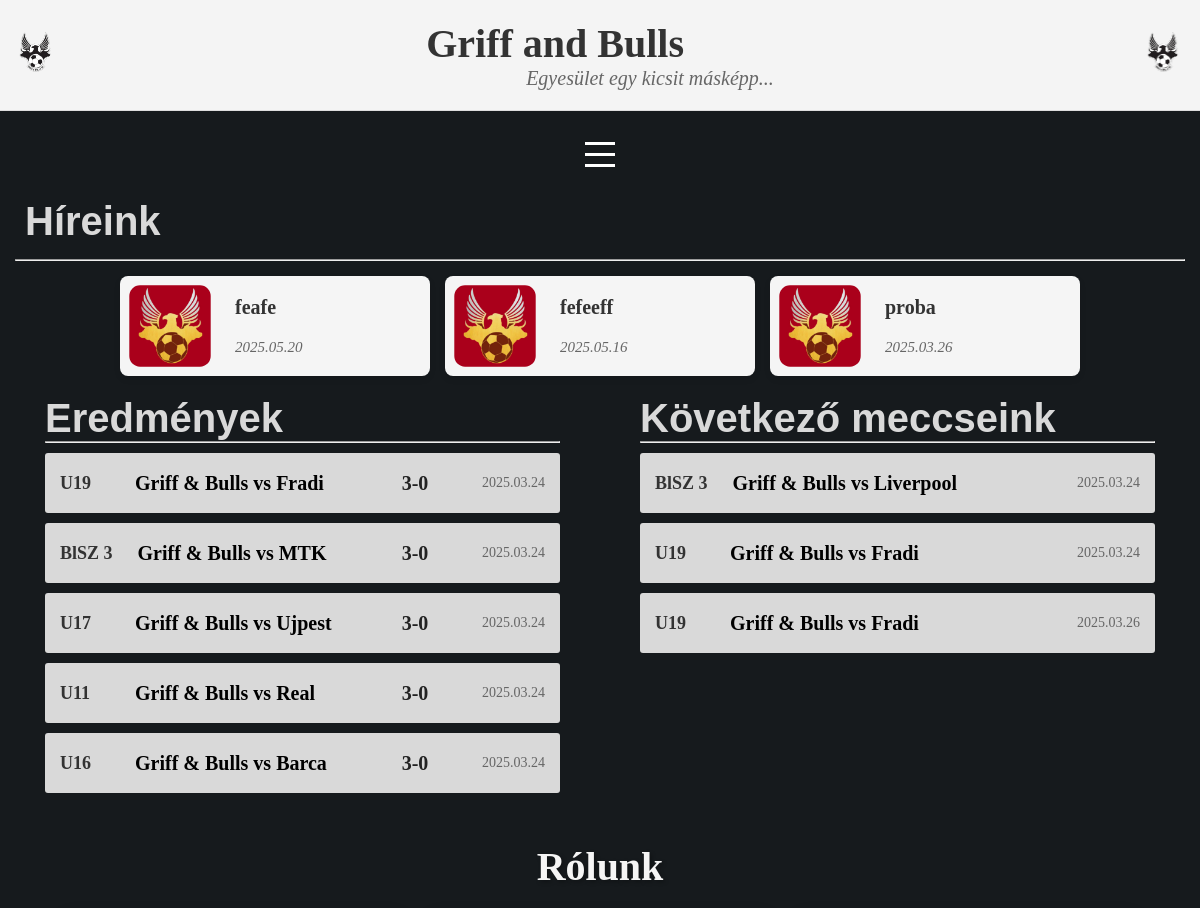
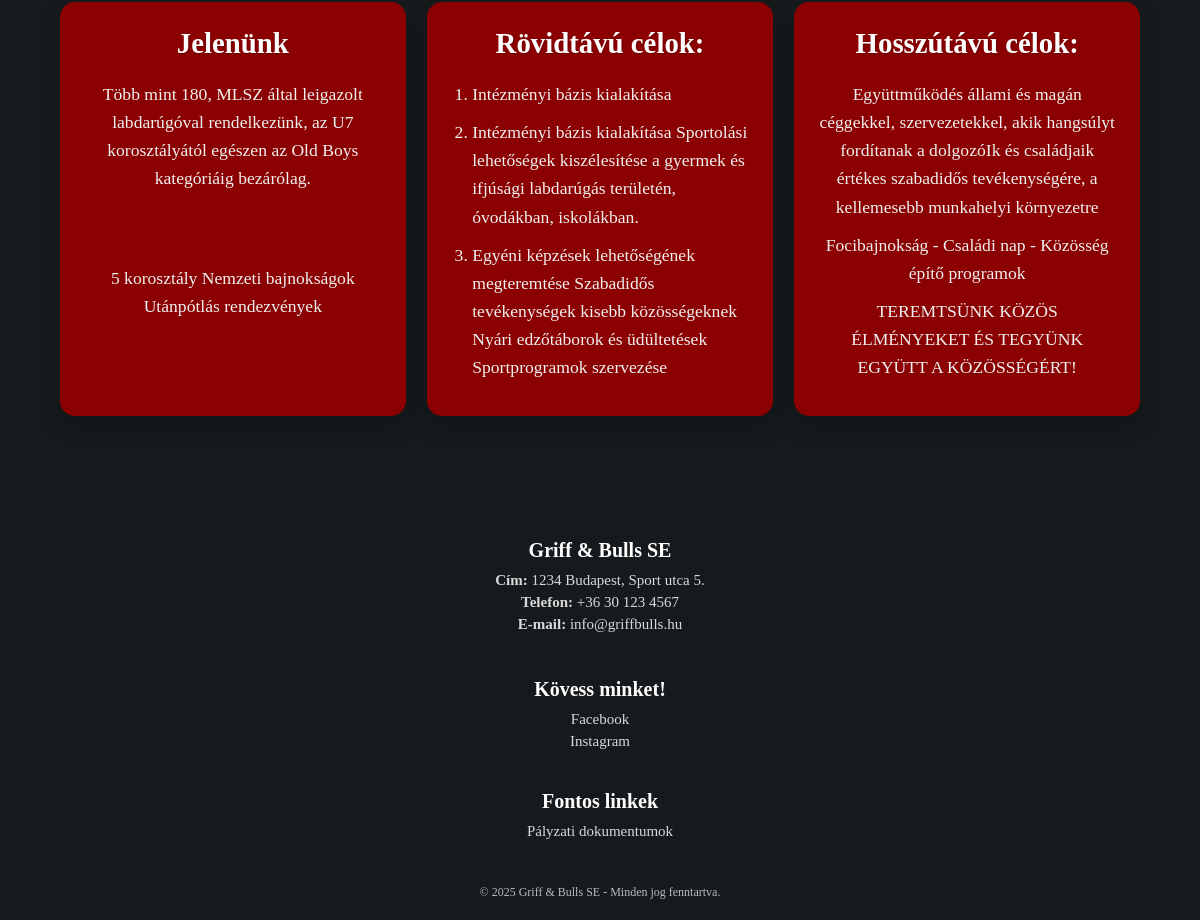
The page / on the database its author committed (2 pictures, top to bottom).
### hirek/models.py (models this page shows, shortened)
class Hir(models.Model):
    cim = models.CharField(max_length=200, unique=True)  # Egyedi címek
    slug = models.SlugField(max_length=200, unique=True)
    tartalom = models.TextField()
    kiemelt_kep = models.ImageField(
        upload_to='media/hirek_kepek',  # A media/ mappán belüli útvonal
        blank=True,  # Nem kötelező
        null=True    # Lehet üres az adatbázisban
    )
    letrehozva = models.DateTimeField(default=timezone.now)
    publikalt = models.BooleanField(default=True)
    class Meta:
        ordering = ['-letrehozva']
        verbose_name_plural = 'Hírek'

class Meccs(models.Model):
    TIPUS_CHOICES = [
        ('EREDMENY', 'Eredmény'),
        ('KOVETKEZO', 'Következő meccs'),
    ]
    tipus = models.CharField(max_length=10, choices=TIPUS_CHOICES)
    korosztaly = models.CharField(max_length=50)
    hazai_csapat = models.CharField(max_length=100)
    vendeg_csapat = models.CharField(max_length=100)
    eredmeny = models.CharField(max_length=20, blank=True)
    datum = models.DateField()
    helyszin = models.CharField(max_length=100, blank=True)
    idopont = models.TimeField(blank=True, null=True)
    class Meta:
        verbose_name_plural = "Meccsek"
        ordering = ['-datum']

### hirek/views.py (the view)
# urls.py: path('', fooldal, name='fooldal'),
def fooldal(request):
    legfrissebb_hirek = Hir.objects.filter(publikalt=True).order_by('-letrehozva').distinct()[:3]
    eredmenyek = Meccs.objects.filter(tipus='EREDMENY').order_by('-datum')[:5]
    kovetkezo_meccsek = Meccs.objects.filter(tipus='KOVETKEZO').order_by('datum')[:5]
    korosztalyok = Korosztaly.objects.all()
    return render(request, "hirek/index.html", {
        'hirek': legfrissebb_hirek,
        'eredmenyek': eredmenyek,
        'kovetkezo_meccsek': kovetkezo_meccsek,
        'korosztalyok': korosztalyok,
    })

### hirek/templates/hirek/index.html (shortened to what this page needs)
{% load static %}
<!DOCTYPE html>
<html lang="en">
  <head>
    <link rel="stylesheet" href="{% static 'hirek/fooldal_hirek.css' %}" />
    <link rel="stylesheet" href="{% static 'hirek/header.css' %}" />
    <link rel="stylesheet" href="{% static 'hirek/footer.css' %}" />
    <link rel="stylesheet" href="{% static 'hirek/nav_bar.css' %}" />
    <link rel="stylesheet" href="{% static 'hirek/rolunk.css' %}" />
    <link rel="stylesheet" href="{% static 'hirek/tabella.css' %}" />
  </head>
  <body>
    <header>
      <img
        class="gab_feher_bal"
        src="{% static 'hirek/gab_feher.png' %}"
        alt="GAB Fehér"
      />
      <div class="header-text">
        <h1>Griff and Bulls</h1>
        <p>Egyesület egy kicsit másképp...</p>
      </div>
      <img
        class="gab_feher_jobb"
        src="{% static 'hirek/gab_feher.png' %}"
        alt="GAB Fehér"
      />
    </header>
    <nav>
      <div class="hamburger" onclick="toggleMenu()">
        <div class="line"></div>
        <div class="line"></div>
        <div class="line"></div>
      </div>
    </nav>
    <main>
      <div class="egesz-hirek">
        <h1 class="hirek_felirat">Híreink</h1>
        <hr class="hirek_alatt_hr" />
        <div class="sections-container">
          {% for hir in hirek %}
          <a href="{% url 'hir_reszletek' hir.slug %}" class="hirek_section">
            <img
              src="{% static 'hirek/GAB_piros_jo.jpg' %}"
              alt="Alapértelmezett kép"
            />
            <div class="text-content">
              <h3 class="hír_cim">{{ hir.cim }}</h3>
              <div class="datum">{{ hir.letrehozva|date:"Y.m.d" }}</div>
            </div>
          </a>
          {% endfor %}
        </div>
      </div>
      <div class="tartalom_kontener">
        <div class="eredmenyek_div">
          <h1 class="eredmenyek_felirat">Eredmények</h1>
          <hr class="eredmenyek_alatt_hr" />
          {% for meccs in eredmenyek %}
          <div class="eredmenyek_csik">
            <div class="eredmenyek_bal">
              <h2 class="eredmenyek_korosztaly">{{ meccs.korosztaly }}</h2>
              <h2 class="eredmenyek_meccs">
                {{ meccs.hazai_csapat }} vs {{ meccs.vendeg_csapat }}
              </h2>
              <h2 class="eredmenyek_eredmeny">{{ meccs.eredmeny }}</h2>
            </div>
            <p class="meccs_idopont">{{ meccs.datum|date:"Y.m.d" }}</p>
          </div>
          {% endfor %}
        </div>
        <div class="kovetkezo_meccsek_div">
          <h1 class="kovetkezo_meccseing_felirat">Következő meccseink</h1>
          <hr class="kovetkezo_meccs_alatt_hr" />
          {% for meccs in kovetkezo_meccsek %}
          <div class="eredmenyek_csik">
            <div class="eredmenyek_bal">
              <h2 class="eredmenyek_korosztaly">{{ meccs.korosztaly }}</h2>
              <h2 class="eredmenyek_meccs">
                {{ meccs.hazai_csapat }} vs {{ meccs.vendeg_csapat }}
              </h2>
            </div>
            <p class="meccs_idopont">{{ meccs.datum|date:"Y.m.d" }}</p>
          </div>
          {% endfor %}
        </div>
      </div>
      <div class="rolunk_container" , id="rolunk">
        <h1 class="rolunk_felirat">Rólunk</h1>
        <div class="csempek_div">
          <div class="jelenunk_container">
            <h2>Jelenünk</h2>
            <p>
              Több mint 180, MLSZ által leigazolt labdarúgóval rendelkezünk, az
              U7 korosztályától egészen az Old Boys kategóriáig bezárólag.
            </p>
            <p>5 korosztály Nemzeti bajnokságok Utánpótlás rendezvények</p>
          </div>
          <div class="rovid_cel_container">
            <h2>Rövidtávú célok:</h2>
            <ol>
              <li>Intézményi bázis kialakítása</li>
              <li>
                Intézményi bázis kialakítása Sportolási lehetőségek
                kiszélesítése a gyermek és ifjúsági labdarúgás területén,
                óvodákban, iskolákban.
              </li>
              <li>
                Egyéni képzések lehetőségének megteremtése Szabadidős
                tevékenységek kisebb közösségeknek Nyári edzőtáborok és
                üdültetések Sportprogramok szervezése
              </li>
            </ol>
          </div>
          <div class="hosszu_cel_container">
            <h2>Hosszútávú célok:</h2>
            <p>
              Együttműködés állami és magán céggekkel, szervezetekkel, akik
              hangsúlyt fordítanak a dolgozóIk és családjaik értékes szabadidős
              tevékenységére, a kellemesebb munkahelyi környezetre
            </p>
            <p>Focibajnokság - Családi nap - Közösség építő programok</p>
            <p>TEREMTSÜNK KÖZÖS ÉLMÉNYEKET ÉS TEGYÜNK EGYÜTT A KÖZÖSSÉGÉRT!</p>
          </div>
        </div>
      </div>
    </main>
    <footer>
      <div class="footer-container">
        <div class="footer-info">
          <h3>Griff & Bulls SE</h3>
          <p><strong>Cím:</strong> 1234 Budapest, Sport utca 5.</p>
          <p><strong>Telefon:</strong> +36 30 123 4567</p>
          <p><strong>E-mail:</strong> info@griffbulls.hu</p>
        </div>
        <section class="footer_kapcsolat," id="kapcsolat">
          <div class="footer-socials">
            <h3>Kövess minket!</h3>
            <a
              href="https://www.facebook.com/p/Griff-Bulls-SE-100057331514748/"
              target="_blank"
              >Facebook</a
            >
            <a
              href="https://www.instagram.com/griff_and_bulls_se?utm_source=ig_web_button_share_sheet&igsh=ZDNlZDc0MzIxNw=="
              target="_blank"
              >Instagram</a
            >
          </div>
        </section>
        <div class="footer-links">
          <h3>Fontos linkek</h3>
          <a href="palyazat.html">Pályzati dokumentumok</a>
        </div>
      </div>
      <p class="footer-copy">
        © 2025 Griff & Bulls SE - Minden jog fenntartva.
      </p>
    </footer>
  </body>
</html>

### hirek/static/hirek/fooldal_hirek.css (style rules this page uses)
* { margin: 0; padding: 0; box-sizing: border-box; }
.sections-container { display: flex; justify-content: space-between; gap: 15px; align-items: center; max-width: 80%; margin: 0 auto; margin-bottom: 20px; }
.hirek_section { flex: 1; display: flex; align-items: center; gap: 15px; background-color: whitesmoke; border-radius: 8px; box-shadow: 0 3px 6px rgba(0, 0, 0, 0.1); transition: transform 0.3s ease, box-shadow 0.3s ease; text-decoration: none; }
.hirek_section img { width: 100px; padding: 3%; height: auto; border-radius: 20%; }
.text-content { flex: 1; text-align: left; }
.hír_cim { font-size: 20px; color: #333; margin: 0 0 20px 0; }
.datum { font-size: 15px; color: #666; font-style: italic; }

### hirek/static/hirek/header.css (style rules this page uses)
* { margin: 0; padding: 0; box-sizing: border-box; }
header { display: flex; align-items: center; justify-content: center; background-color: #f4f4f4; padding: 20px; border-bottom: 1px solid #ddd; position: fixed; top: 0; left: 0; width: 100%; z-index: 1000; transition: all 0.3s ease; }
body { padding-top: 80px; }
body { padding-top: 100px; background-color: #161a1d; }
header img { height: 60px; margin: 0 10px; }
header h1 { font-size: 40px; color: #333; margin: 0; }
header p { font-size: 20px; color: #666; font-style: italic; padding-left: 100px; }
.gab_feher_bal, .gab_feher_jobb { position: absolute; height: 60px; margin-left: 15px; margin-right: 15px; }
.gab_feher_bal { left: 0; }
.gab_feher_jobb { right: 0; }

### hirek/static/hirek/footer.css (style rules this page uses)
footer { padding: 20px 0; padding-top: 100px; background-color: #161a1d; color: white; text-align: center; border-top: 3px solid #161a1d; }
.footer-container { display: flex; justify-content: space-around; flex-wrap: wrap; max-width: 80%; margin: 0 auto; gap: 20px; }
.footer-info, .footer-socials, .footer-links { flex: 1; min-width: 200px; }
.footer-info h3, .footer-socials h3, .footer-links h3 { font-size: 20px; margin-bottom: 10px; }
.footer-info p, .footer-socials a, .footer-links a { font-size: 15px; color: #d9d9d9; text-decoration: none; display: block; margin: 5px 0; }
.footer-copy { margin-top: 20px; font-size: 12px; opacity: 0.7; }
@media (max-width: 1200px) { .footer-container { flex-direction: column; text-align: center; } }
@media (max-width: 1200px) { .footer-info, .footer-socials, .footer-links { margin-bottom: 20px; } }

### hirek/static/hirek/nav_bar.css (style rules this page uses)
main, nav { background-color: #161a1d; }
nav { display: flex; justify-content: center; padding: 1.5% 0; }
.hamburger { display: none; flex-direction: column; cursor: pointer; padding: 10px; }
.hamburger .line { width: 30px; height: 3px; background-color: white; margin: 4px 0; }
@media (max-width: 1200px) { nav { margin-top: 10px; } }
@media (max-width: 1200px) { .hamburger { display: flex; } }

### hirek/static/hirek/rolunk.css (style rules this page uses)
html { scroll-behavior: smooth; }
.rolunk_felirat { color: whitesmoke; text-align: center; margin-top: 40px; font-size: 2.5rem; font-weight: bold; text-shadow: 2px 2px 4px rgba(0, 0, 0, 0.3); }
.csempek_div { display: flex; justify-content: space-between; gap: 2%; align-items: stretch; max-width: 90%; margin: 0 auto; padding: 20px 0; }
.jelenunk_container, .rovid_cel_container, .hosszu_cel_container { flex: 1; display: flex; flex-direction: column; background-color: darkred; border-radius: 15px; box-shadow: 0 10px 20px rgba(0, 0, 0, 0.2); transition: transform 0.3s ease, box-shadow 0.3s ease; padding: 25px; text-align: center; color: whitesmoke; }
.jelenunk_container h2, .rovid_cel_container h2, .hosszu_cel_container h2 { margin-bottom: 20px; font-size: 1.8rem; font-weight: 600; color: white; text-shadow: 1px 1px 2px rgba(0, 0, 0, 0.2); }
.jelenunk_container p, .rovid_cel_container ol, .hosszu_cel_container p { flex-grow: 1; margin: 0; font-size: 1.1rem; line-height: 1.6; color: #f0f0f0; }
.rovid_cel_container ol { text-align: left; padding-left: 20px; }
.rovid_cel_container ol li { margin-bottom: 10px; }

### rows shown on the page
Hir: cim "feafe", letrehozva "2025.05.20"
Hir: cim "fefeeff", letrehozva "2025.05.16"
Hir: cim "proba", letrehozva "2025.03.26"
Meccs: korosztaly "U19", hazai_csapat "Griff & Bulls", vendeg_csapat "Fradi", eredmeny "3-0", datum "2025.03.24"
Meccs: korosztaly "BlSZ 3", hazai_csapat "Griff & Bulls", vendeg_csapat "MTK", eredmeny "3-0", datum "2025.03.24"
Meccs: korosztaly "U17", hazai_csapat "Griff & Bulls", vendeg_csapat "Ujpest", eredmeny "3-0", datum "2025.03.24"
Meccs: korosztaly "U11", hazai_csapat "Griff & Bulls", vendeg_csapat "Real", eredmeny "3-0", datum "2025.03.24"
Meccs: korosztaly "U16", hazai_csapat "Griff & Bulls", vendeg_csapat "Barca", eredmeny "3-0", datum "2025.03.24"
Meccs: korosztaly "BlSZ 3", hazai_csapat "Griff & Bulls", vendeg_csapat "Liverpool", datum "2025.03.24"
Meccs: korosztaly "U19", hazai_csapat "Griff & Bulls", vendeg_csapat "Fradi", datum "2025.03.24"
Meccs: korosztaly "U19", hazai_csapat "Griff & Bulls", vendeg_csapat "Fradi", datum "2025.03.26"
